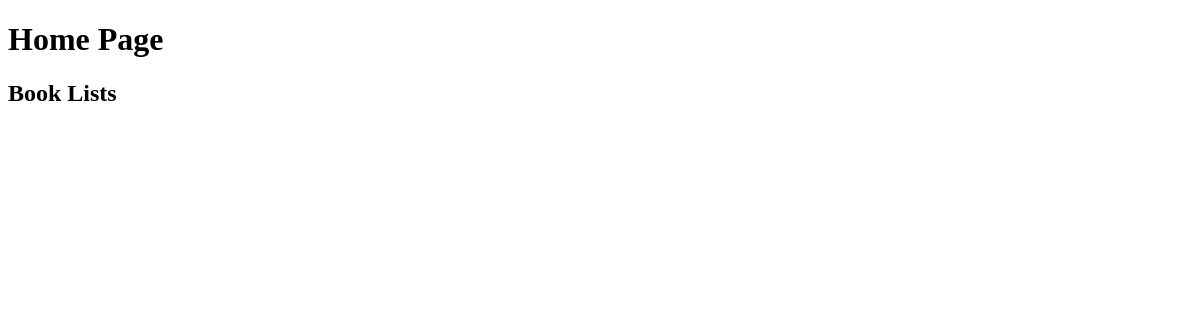
Before: / with the older database file.
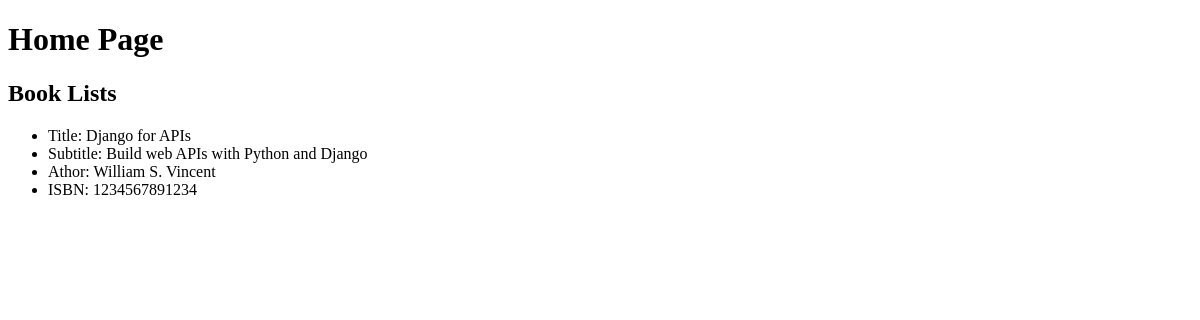
After: the same page with the newer database file.
### books/models.py (models this page shows, shortened)
class Book(models.Model):
    title = models.CharField(max_length=250)
    subtitle = models.CharField(max_length=250)
    author = models.CharField(max_length=100)
    isbn = models.CharField(max_length=13)

### books/views.py (the view)
# urls.py: path("", HomePageView.as_view(), name="home"),
class HomePageView(ListView):
    model = Book
    template_name = "book_list.html"

### books/templates/books/book_list.html
<!DOCTYPE html>
<html lang="en">
<body>
    {% block content %}
        <h1>Home Page</h1>
        <h2>Book Lists</h2>
            <div>
                {% for book in book_list %}
                <ul>
                    <li>Title: {{ book.title }}</li>
                    <li>Subtitle: {{ book.subtitle }}</li>
                    <li>Athor: {{ book.author }}</li>
                    <li>ISBN: {{ book.isbn }}</li>
                </ul>
                {% endfor %}
            </div>
    {% endblock content %}
</body>
</html>

Changed rows visible on the page:
added Book: title "Django for APIs", subtitle "Build web APIs with Python and Django", author "William S. Vincent", isbn "1234567891234"
